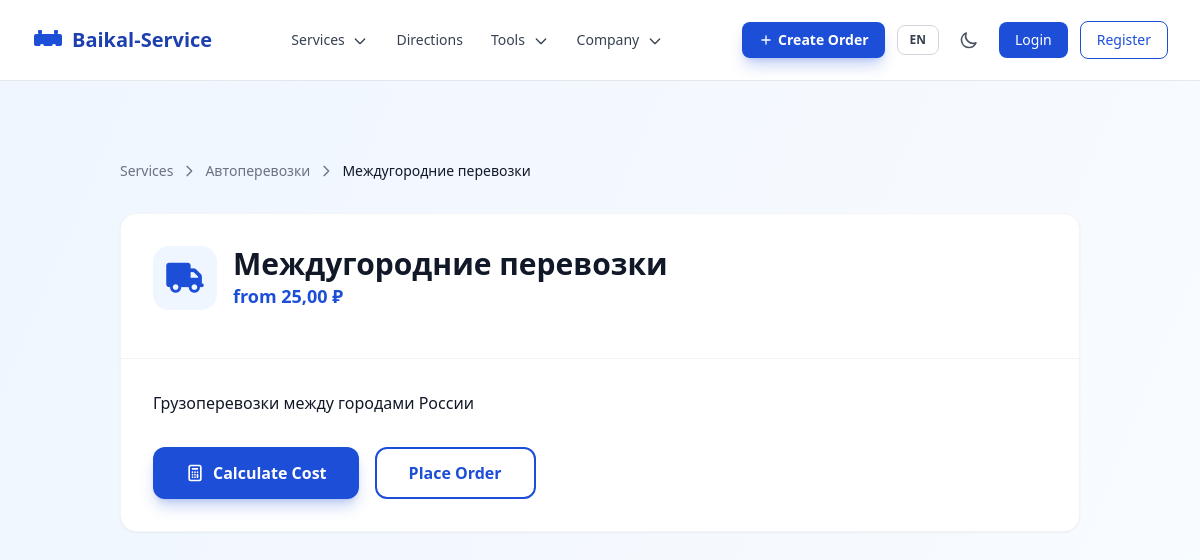
Screenshot of /ru/services/cargo-transportation/intercity/ with the database file from the repository.
### apps/services/models.py (models this page shows, shortened)
class Service(models.Model):
    category = models.ForeignKey(ServiceCategory, on_delete=models.CASCADE, related_name='services', verbose_name=_('Category'))
    name = models.CharField(max_length=255, verbose_name=_('Name'))
    name_en = models.CharField(max_length=255, blank=True, verbose_name=_('Name (EN)'))
    slug = models.SlugField(verbose_name=_('Slug'))
    description = models.TextField(blank=True, verbose_name=_('Description'))
    description_en = models.TextField(blank=True, verbose_name=_('Description (EN)'))
    short_description = models.CharField(max_length=500, blank=True, verbose_name=_('Short description'))
    short_description_en = models.CharField(max_length=500, blank=True, verbose_name=_('Short description (EN)'))
    icon = models.CharField(max_length=100, blank=True, verbose_name=_('Icon'))
    base_price = models.DecimalField(max_digits=10, decimal_places=2, null=True, blank=True, verbose_name=_('Base price'))
    price_unit = models.CharField(max_length=50, blank=True, verbose_name=_('Price unit'))
    is_active = models.BooleanField(default=True, verbose_name=_('Active'))
    sort_order = models.IntegerField(default=0, verbose_name=_('Sort order'))
    class Meta:
        verbose_name = _('Service')
        verbose_name_plural = _('Services')
        ordering = ['sort_order']
        unique_together = [('category', 'slug')]
    def get_localized_name(self, language='ru'):
        if language == 'en' and self.name_en:
            return self.name_en
        return self.name

class ServiceCategory(models.Model):
    name = models.CharField(max_length=255, verbose_name=_('Name'))
    name_en = models.CharField(max_length=255, blank=True, verbose_name=_('Name (EN)'))
    slug = models.SlugField(unique=True, verbose_name=_('Slug'))
    icon = models.CharField(max_length=100, blank=True, verbose_name=_('Icon'))
    description = models.TextField(blank=True, verbose_name=_('Description'))
    description_en = models.TextField(blank=True, verbose_name=_('Description (EN)'))
    order = models.IntegerField(default=0, verbose_name=_('Order'))
    parent = models.ForeignKey('self', on_delete=models.SET_NULL, null=True, blank=True, related_name='children', verbose_name=_('Parent category'))
    class Meta:
        verbose_name = _('Service category')
        verbose_name_plural = _('Service categories')
        ordering = ['order']
    def get_localized_name(self, language='ru'):
        if language == 'en' and self.name_en:
            return self.name_en
        return self.name

### apps/services/views.py (the view)
# urls.py: path('<slug:category_slug>/<slug:slug>/', views.ServiceDetailView.as_view(), name='detail'),
class ServiceDetailView(DetailView):
    model = Service
    template_name = 'pages/services/service_detail.html'
    context_object_name = 'service'
    def get_object(self, queryset=None):
        return get_object_or_404(
            Service.objects.select_related('category'),
            category__slug=self.kwargs['category_slug'],
            slug=self.kwargs['slug'],
        )
    def get_context_data(self, **kwargs):
        context = super().get_context_data(**kwargs)
        context['category'] = self.object.category
        return context

### apps/core/context_processors.py (called while the page is built)
def site_settings(request):
    return {
        'SITE_NAME': 'Baikal-Service',
        'SITE_DESCRIPTION': 'Logistics and cargo transportation across Russia and CIS',
        'theme': getattr(request, 'theme', 'light'),
        'DEBUG': settings.DEBUG,
    }

### apps/core/templatetags/i18n_extras.py (called while the page is built, shortened)
@register.filter
def localized(obj, language=None):
    if language is None:
        language = translation.get_language()
    lang_code = language[:2] if language else 'ru'
    if hasattr(obj, 'get_localized_name'):
        return obj.get_localized_name(lang_code)

@register.filter
def localized_field(obj, field_name):
    language = translation.get_language()
    lang_code = language[:2] if language else 'ru'
    if lang_code == 'en':
        en_field = f'{field_name}_en'
        if hasattr(obj, en_field):
            value = getattr(obj, en_field)
            if value:
                return value
    return getattr(obj, field_name, '')

### templates/pages/services/service_detail.html (shortened to what this page needs)
{% extends 'base.html' %}{% load i18n static i18n_extras %}
{% block content %}
<div class="bg-gradient-to-br from-baikal-50 to-white dark:from-gray-900 dark:to-gray-800 min-h-screen">
  <div class="max-w-5xl mx-auto px-4 sm:px-6 lg:px-8 py-12 lg:py-20">
    <nav class="flex items-center gap-2 text-sm text-gray-500 dark:text-gray-400 mb-8">
      <a href="{% url 'services:list' %}" class="hover:text-baikal-600 dark:hover:text-baikal-400 transition-colors">{% translate 'Services' %}</a>
      <svg class="w-4 h-4" fill="none" stroke="currentColor" viewBox="0 0 24 24"><path stroke-linecap="round" stroke-linejoin="round" stroke-width="2" d="M9 5l7 7-7 7"/></svg>
      {% if service.category %}
      <a href="{% url 'services:category' slug=service.category.slug %}" class="hover:text-baikal-600 dark:hover:text-baikal-400 transition-colors">{{ service.category|localized }}</a>
      <svg class="w-4 h-4" fill="none" stroke="currentColor" viewBox="0 0 24 24"><path stroke-linecap="round" stroke-linejoin="round" stroke-width="2" d="M9 5l7 7-7 7"/></svg>
      {% endif %}
      <span class="text-gray-900 dark:text-white">{{ service|localized }}</span>
    </nav>
    <div class="bg-white dark:bg-gray-800 rounded-2xl shadow-sm border border-gray-100 dark:border-gray-700 overflow-hidden">
      <div class="p-6 sm:p-8 border-b border-gray-100 dark:border-gray-700">
        <div class="flex items-center gap-4 mb-4">
          {% if service.icon %}
          <div class="w-16 h-16 rounded-2xl bg-baikal-50 dark:bg-baikal-900/30 flex items-center justify-center">
            <i class="{{ service.icon }} text-3xl text-baikal-600 dark:text-baikal-400"></i>
          </div>
          {% endif %}
          <div>
            <h1 class="text-2xl lg:text-3xl font-bold text-gray-900 dark:text-white">{{ service|localized }}</h1>
            {% if service.base_price %}
            <p class="text-lg text-baikal-600 dark:text-baikal-400 font-semibold">{% translate 'from' %} {{ service.base_price }} ₽</p>
            {% endif %}
          </div>
        </div>
      </div>
      <div class="p-6 sm:p-8">
        <div class="prose prose-gray dark:prose-invert max-w-none">{{ service.description|safe }}</div>
        <div class="mt-8 flex flex-col sm:flex-row gap-4">
          <a href="{% url 'core:calculator' %}" class="inline-flex items-center justify-center gap-2 px-8 py-3 bg-baikal-600 hover:bg-baikal-700 text-white font-semibold rounded-xl transition-colors shadow-lg shadow-baikal-600/25">
            <svg class="w-5 h-5" fill="none" stroke="currentColor" viewBox="0 0 24 24"><path stroke-linecap="round" stroke-linejoin="round" stroke-width="2" d="M9 7h6m0 10v-3m-3 3h.01M9 17h.01M9 14h.01M12 14h.01M15 11h.01M12 11h.01M9 11h.01M7 21h10a2 2 0 002-2V5a2 2 0 00-2-2H7a2 2 0 00-2 2v14a2 2 0 002 2z"/></svg>
            {% translate 'Calculate Cost' %}
          </a>
          <a href="{% url 'orders:create' %}" class="inline-flex items-center justify-center gap-2 px-8 py-3 border-2 border-baikal-600 dark:border-baikal-400 text-baikal-600 dark:text-baikal-400 font-semibold rounded-xl hover:bg-baikal-50 dark:hover:bg-baikal-900/20 transition-colors">
            {% translate 'Place Order' %}
          </a>
        </div>
      </div>
    </div>
  </div>
</div>
{% endblock %}

### static/css/styles.css (style rules this page uses)
html { line-height: 1.5; -webkit-text-size-adjust: 100%; -moz-tab-size: 4; tab-size: 4; font-family: 'Inter', ui-sans-serif, system-ui, sans-serif; font-feature-settings: normal; font-variation-settings: normal; -webkit-tap-highlight-color: transparent; }
body { margin: 0; line-height: inherit; }
a { color: inherit; text-decoration: inherit; }

### rows the page displays
Service: category "Автоперевозки", name "Междугородние перевозки", base_price "25,00", description "Грузоперевозки между городами России"
